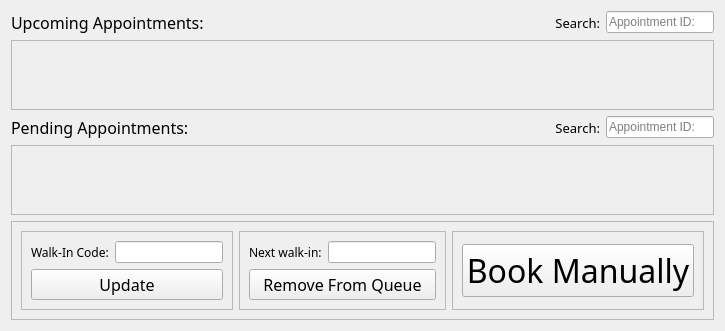
          <widget class="QWidget" name="page_3">
           <layout class="QGridLayout" name="gridLayout_5">
            <item row="0" column="1">
             <widget class="QLabel" name="label_8">
              <property name="font">
               <font>
                <family>Bahnschrift</family>
                <pointsize>10</pointsize>
                <weight>50</weight>
                <bold>false</bold>
               </font>
              </property>
              <property name="text">
               <string>Search:</string>
              </property>
              <property name="alignment">
               <set>Qt::AlignRight|Qt::AlignTrailing|Qt::AlignVCenter</set>
              </property>
             </widget>
            </item>
            <item row="2" column="1">
             <widget class="QLabel" name="label_9">
              <property name="font">
               <font>
                <family>Bahnschrift</family>
                <pointsize>10</pointsize>
                <weight>50</weight>
                <bold>false</bold>
               </font>
              </property>
              <property name="text">
               <string>Search:</string>
              </property>
              <property name="alignment">
               <set>Qt::AlignRight|Qt::AlignTrailing|Qt::AlignVCenter</set>
              </property>
             </widget>
            </item>
            <item row="2" column="2">
             <widget class="QLineEdit" name="lineEdit_5">
              <property name="sizePolicy">
               <sizepolicy hsizetype="Fixed" vsizetype="Fixed">
                <horstretch>0</horstretch>
                <verstretch>0</verstretch>
               </sizepolicy>
              </property>
              <property name="placeholderText">
               <string>Appointment ID:</string>
              </property>
             </widget>
            </item>
            <item row="1" column="0" colspan="3">
             <widget class="QScrollArea" name="clinicianUpcomingAppointmentList">
              <property name="font">
               <font>
                <family>Bahnschrift</family>
               </font>
              </property>
              <property name="widgetResizable">
               <bool>true</bool>
              </property>
              <widget class="QWidget" name="scrollAreaWidgetContents_2">
               <property name="geometry">
                <rect>
                 <x>0</x>
                 <y>0</y>
                 <width>74</width>
                 <height>16</height>
                </rect>
               </property>
              </widget>
             </widget>
            </item>
            <item row="0" column="0">
             <widget class="QLabel" name="label_5">
              <property name="font">
               <font>
                <family>Bahnschrift</family>
                <pointsize>12</pointsize>
                <weight>50</weight>
                <bold>false</bold>
               </font>
              </property>
              <property name="text">
               <string>Upcoming Appointments:</string>
              </property>
              <property name="textFormat">
               <enum>Qt::PlainText</enum>
              </property>
             </widget>
            </item>
            <item row="2" column="0">
             <widget class="QLabel" name="label_6">
              <property name="font">
               <font>
                <family>Bahnschrift</family>
                <pointsize>12</pointsize>
                <weight>50</weight>
                <bold>false</bold>
               </font>
              </property>
              <property name="text">
               <string>Pending Appointments:</string>
              </property>
             </widget>
            </item>
            <item row="3" column="0" colspan="3">
             <widget class="QScrollArea" name="clinicianPendingAppointmentList">
              <property name="font">
               <font>
                <family>Bahnschrift</family>
               </font>
              </property>
              <property name="widgetResizable">
               <bool>true</bool>
              </property>
              <widget class="QWidget" name="scrollAreaWidgetContents_3">
               <property name="geometry">
                <rect>
                 <x>0</x>
                 <y>0</y>
                 <width>74</width>
                 <height>16</height>
                </rect>
               </property>
              </widget>
             </widget>
            </item>
            <item row="0" column="2">
             <widget class="QLineEdit" name="lineEdit_4">
              <property name="sizePolicy">
               <sizepolicy hsizetype="Fixed" vsizetype="Fixed">
                <horstretch>0</horstretch>
                <verstretch>0</verstretch>
               </sizepolicy>
              </property>
              <property name="placeholderText">
               <string>Appointment ID:</string>
              </property>
             </widget>
            </item>
            <item row="4" column="0" colspan="3">
             <widget class="QFrame" name="frame_2">
              <property name="frameShape">
               <enum>QFrame::StyledPanel</enum>
              </property>
              <property name="frameShadow">
               <enum>QFrame::Sunken</enum>
              </property>
              <layout class="QHBoxLayout" name="horizontalLayout_2">
               <item>
                <widget class="QFrame" name="frame">
                 <property name="frameShape">
                  <enum>QFrame::StyledPanel</enum>
                 </property>
                 <property name="frameShadow">
                  <enum>QFrame::Sunken</enum>
                 </property>
                 <layout class="QFormLayout" name="formLayout">
                  <item row="0" column="0">
                   <widget class="QLabel" name="label_7">
                    <property name="font">
                     <font>
                      <family>Bahnschrift</family>
                      <weight>50</weight>
                      <bold>false</bold>
                     </font>
                    </property>
                    <property name="text">
                     <string>Walk-In Code:</string>
                    </property>
                   </widget>
                  </item>
                  <item row="0" column="1">
                   <widget class="QLineEdit" name="walkInCode">
                    <property name="sizePolicy">
                     <sizepolicy hsizetype="Minimum" vsizetype="Fixed">
                      <horstretch>0</horstretch>
                      <verstretch>0</verstretch>
                     </sizepolicy>
                    </property>
                   </widget>
                  </item>
                  <item row="1" column="0" colspan="2">
                   <widget class="QPushButton" name="clinicianUpdateWalkInCode">
                    <property name="font">
                     <font>
                      <family>Bahnschrift</family>
                      <pointsize>12</pointsize>
                     </font>
                    </property>
                    <property name="text">
                     <string>Update</string>
                    </property>
                   </widget>
                  </item>
                 </layout>
                </widget>
               </item>
               <item>
                <widget class="QFrame" name="frame_10">
                 <property name="frameShape">
                  <enum>QFrame::StyledPanel</enum>
                 </property>
                 <property name="frameShadow">
                  <enum>QFrame::Raised</enum>
                 </property>
                 <layout class="QFormLayout" name="formLayout_10">
                  <item row="0" column="0">
                   <widget class="QLabel" name="label_11">
                    <property name="font">
                     <font>
                      <family>Bahnschrift</family>
                     </font>
                    </property>
                    <property name="text">
                     <string>Next walk-in:</string>
                    </property>
                   </widget>
                  </item>
                  <item row="0" column="1">
                   <widget class="QLineEdit" name="nextStudentInQueue">
                    <property name="sizePolicy">
                     <sizepolicy hsizetype="Minimum" vsizetype="Fixed">
                      <horstretch>0</horstretch>
                      <verstretch>0</verstretch>
                     </sizepolicy>
                    </property>
                   </widget>
                  </item>
                  <item row="1" column="0" colspan="2">
                   <widget class="QPushButton" name="removeStudentFromQueue">
                    <property name="sizePolicy">
                     <sizepolicy hsizetype="Minimum" vsizetype="Fixed">
                      <horstretch>0</horstretch>
                      <verstretch>0</verstretch>
                     </sizepolicy>
                    </property>
                    <property name="font">
                     <font>
                      <family>Bahnschrift</family>
                      <pointsize>12</pointsize>
                     </font>
                    </property>
                    <property name="text">
                     <string>Remove From Queue</string>
                    </property>
                   </widget>
                  </item>
                 </layout>
                </widget>
               </item>
               <item>
                <widget class="QFrame" name="frame_11">
                 <property name="frameShape">
                  <enum>QFrame::StyledPanel</enum>
                 </property>
                 <property name="frameShadow">
                  <enum>QFrame::Raised</enum>
                 </property>
                 <layout class="QGridLayout" name="gridLayout_14">
                  <item row="0" column="0">
                   <widget class="QPushButton" name="clinicianBookAppointment">
                    <property name="sizePolicy">
                     <sizepolicy hsizetype="Minimum" vsizetype="Fixed">
                      <horstretch>0</horstretch>
                      <verstretch>0</verstretch>
                     </sizepolicy>
                    </property>
                    <property name="font">
                     <font>
                      <family>Bahnschrift</family>
                      <pointsize>24</pointsize>
                     </font>
                    </property>
                    <property name="text">
                     <string>Book Manually</string>
                    </property>
                   </widget>
                  </item>
                 </layout>
                </widget>
               </item>
              </layout>
             </widget>
            </item>
           </layout>
          </widget>
